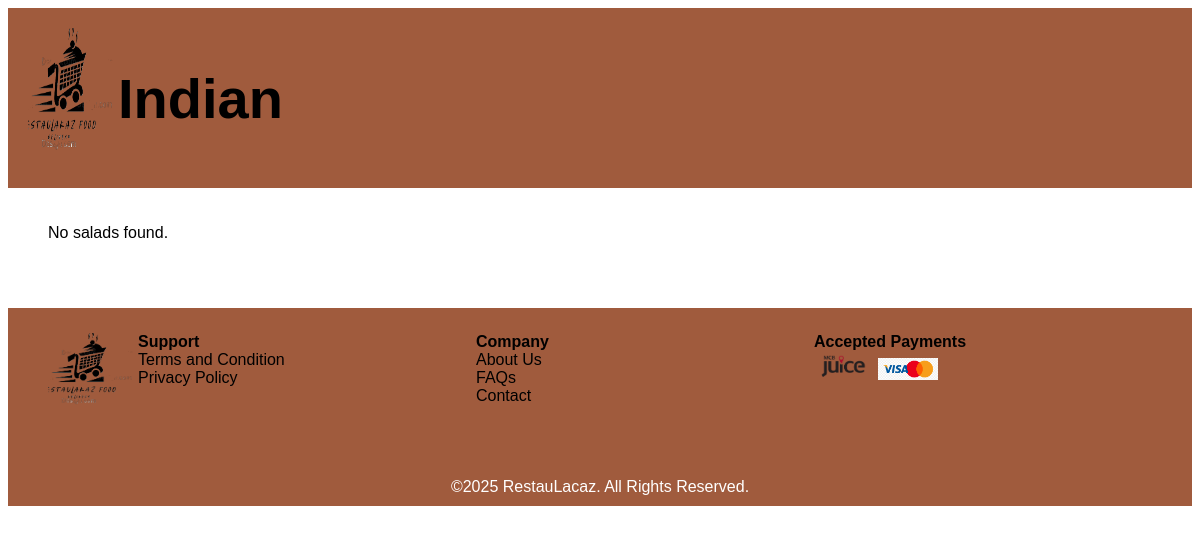
The app's page /indian.php, older data.
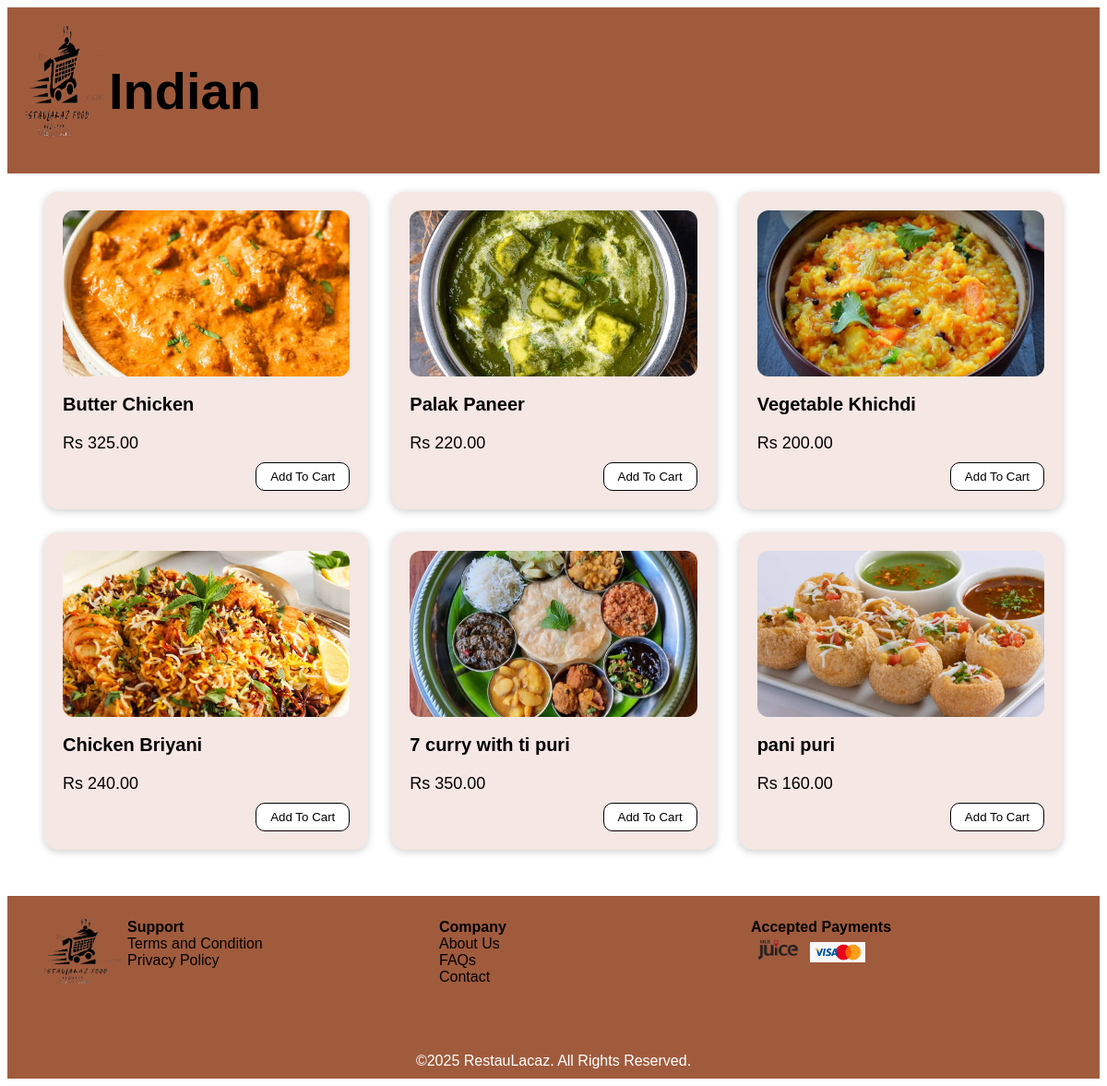
The same page, newer data.
### tables this page shows
CREATE TABLE `item` (
  `Item_ID` int(11) NOT NULL,
  `Item_Name` varchar(100) DEFAULT NULL,
  `Item_Quantity` int(11) DEFAULT NULL,
  `Item_Price` decimal(10,2) DEFAULT NULL,
  `Item_Type` varchar(50) DEFAULT NULL,
  `Item_Image` varchar(255) DEFAULT NULL,
  `Restaurant_ID` int(11) DEFAULT NULL
);

### indian.php (the view, shortened to what this page needs)
<?php
include 'includes/db_connect.php';
$sql = "SELECT * FROM Item WHERE Item_Type = 'Indian'";
$result = $conn->query($sql);
?>
<!DOCTYPE html>
<html>
<head>
</head>
<body>
   <div class="header">
        <img src="images/logo.png" class="logo">
        <h1>Indian</h1>
    </div>
<div class="container">
<?php
        if ($result->num_rows > 0) {
            while ($row = $result->fetch_assoc()) {
                $itemName = htmlspecialchars($row['Item_Name']);
                $itemPrice = htmlspecialchars($row['Item_Price']);
                $itemImage = htmlspecialchars($row['Item_Image']);
                $imagePath = "images/" . $itemImage;
                echo "
                <div class='card'>
                    <img src='$imagePath' alt='$itemName' class='item-img'>
                    <h3 class='item-name'>$itemName</h3>
                    <p class='price'>Rs $itemPrice</p>
                    <button class='add-btn'>Add To Cart</button>
                </div>
                ";
            }
        } else {
            echo "<p>No salads found.</p>";
        }
        ?>
</div>
<?php include 'footer.php'; ?>
</body>
</html>

### footer.php (shortened to what this page needs)
<footer>
    <div class="logo">
            <img src="images/logo.png" class="logo">
        </div>
<div class="column">
        <strong>Support</strong><br>
        <a href="TAC.php" style="color:black; text-decoration:none;">Terms and Condition</a><br>
        <a href="policy.php" style="color:black; text-decoration:none;">Privacy Policy</a>
    </div>
    <div class="column">
        <strong>Company</strong><br>
        <a href="about.php" style="color:black; text-decoration:none;">About Us</a><br>
        <a href="faqs.php" style="color:black; text-decoration:none;">FAQs</a><br>
        <a href="about.php" style="color:black; text-decoration:none;">Contact</a>
    </div>
    <div class="column">
        <strong>Accepted Payments</strong><br>
        <img src="images/juice.png" alt="Mcb Juice">
        <img src="images/visa.png" alt="Visa">
    </div>
</footer>
    <div style="text-align:center; padding:10px; background:#a05b3d; color:#fff;">
        ©2025 RestauLacaz. All Rights Reserved.
    </div>

### indian.php (style rules this page uses)
body { font-family: Arial, sans-serif; background: #fff; }
.container { display: grid; grid-template-columns: repeat(auto-fit, minmax(350px, 1fr)); gap: 25px; padding: 20px 40px; }
.card { background: #f5e7e3; padding: 20px; border-radius: 15px; box-shadow: 0 2px 8px rgba(0, 0, 0, 0.2); text-align: left; }
.item-img { width: 100%; height: 180px; object-fit: cover; border-radius: 12px; }
.item-name { margin-top: 15px; font-size: 20px; font-weight: 700; color: #000; }
.price { font-size: 18px; margin: 10px 0; font-weight: 500; }
.add-btn { padding: 7px 15px; border-radius: 10px; border: 1px solid #000; background: #fff; cursor: pointer; float: right; }
.header { background-color: #a05b3d;; padding: 20px; text-align: center; font-size: 28px; font-weight: bold; position: relative; display: flex; }
.logo { width: 90px; height: auto; }

### footer.php (style rules this page uses)
footer { background: #a05b3d; color: #000000; padding: 25px 40px; display: flex; justify-content: space-between; margin-top: 30px; }
footer .column { width: 200%; }
footer img { width: 60px; }
.logo { font-size: 30px; font-weight: bold; margin-bottom: 15px; }

Row changes from the older to the newer data that the page shows:
added item: Item_Image+Item_Name (picture), Item_Name "Butter Chicken", Item_Price "325.00"
added item: Item_Image+Item_Name (picture), Item_Name "Palak Paneer", Item_Price "220.00"
added item: Item_Image (picture), Item_Name "Vegetable Khichdi", Item_Price "200.00"
added item: Item_Image (picture), Item_Name "Chicken Briyani", Item_Price "240.00"
added item: Item_Image (picture), Item_Name "7 curry with ti puri", Item_Price "350.00"
added item: Item_Image (picture), Item_Name "pani puri", Item_Price "160.00"
Text that changed along with them:
text no longer shown: "No salads found."
